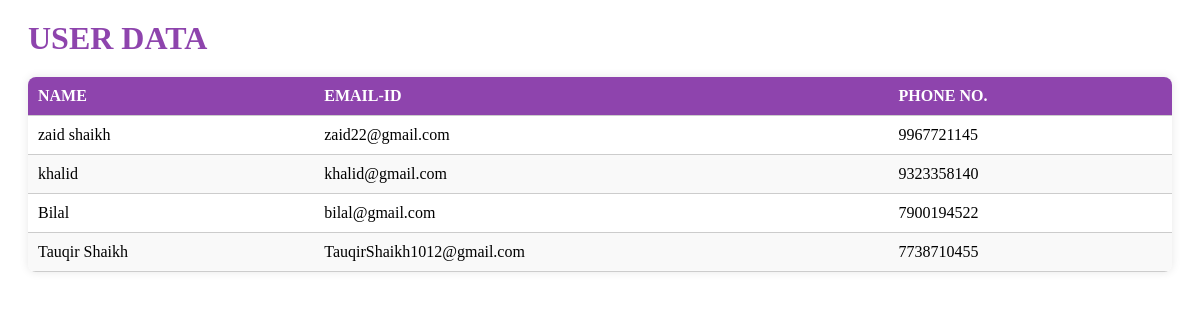
/admin/viewuser.php, run on the app's committed database.
### tables this page shows
CREATE TABLE `users` (
  `id` int(100) NOT NULL,
  `name` varchar(100) NOT NULL,
  `email` varchar(100) NOT NULL,
  `phone` varchar(100) NOT NULL,
  `password` varchar(100) NOT NULL
);

### admin/viewuser.php (the view, shortened to what this page needs)
<?php
@include 'conn.php';
 $select = mysqli_query($conn, "SELECT * FROM users ORDER BY id DESC");
?>
<div class="my-bookings">
    <h1>USER DATA</h1>
    <table>
     <thead>
        <tr>
            <th>NAME</th>
            <th>EMAIL-ID</th>
            <th>PHONE NO.</th>
        </tr>
     </thead>
     <?php
       while($row= mysqli_fetch_assoc($select)){
     ?>
     <tr>
        <td><?php echo $row['name']; ?></td>
        <td><?php echo $row['email']; ?></td>
        <td><?php echo $row['phone']; ?></td>
        </tr>
     <?php
       };
     ?>
    </table>
</div>

### admin/viewuser.php (style rules this page uses)
.my-bookings { margin: 20px; }
.my-bookings h1 { color: #8e44ad; margin-bottom: 20px; }
.my-bookings table { width: 100%; border-collapse: collapse; border-radius: 8px; overflow: hidden; box-shadow: 0 0 10px rgba(0, 0, 0, 0.1); }
.my-bookings th, .my-bookings td { padding: 10px; text-align: left; border-bottom: 1px solid #ccc; }
.my-bookings th { background-color: #8e44ad; color: #fff; }
.my-bookings tbody tr:nth-child(even) { background-color: #f9f9f9; }

### data on the page
users: name "zaid shaikh", email "zaid22@gmail.com", phone "9967721145"
users: name "khalid", email "khalid@gmail.com", phone "9323358140"
users: name "Bilal", email "bilal@gmail.com", phone "7900194522"
users: name "Tauqir Shaikh", email "TauqirShaikh1012@gmail.com", phone "7738710455"
